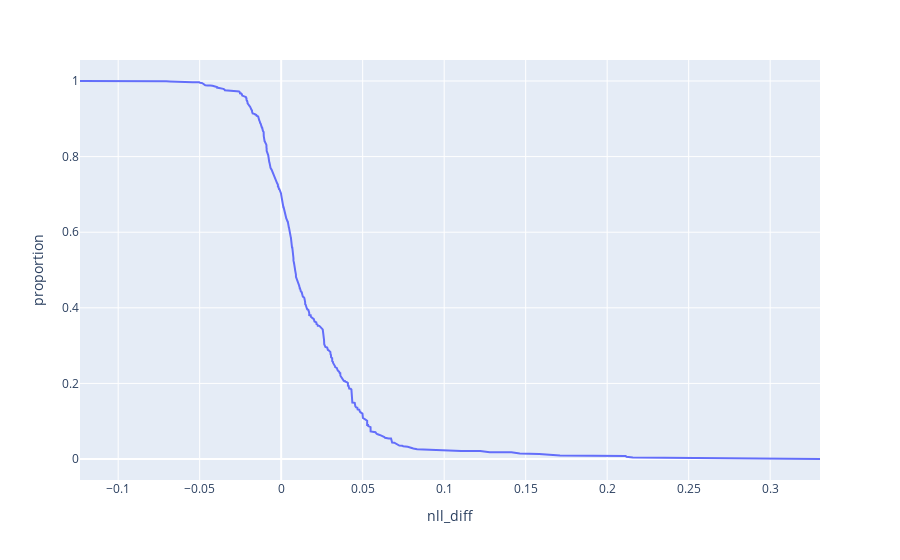

The cell this chart's notebook holds for it:
### Code cell
px.line(
    cdf, x='nll_diff', y='proportion'
)

### Figure 1 — Plotly figure (JSON) as saved in the notebook; plotly's stock layout.template omitted (floating-point values rounded to 4 significant figures; data arrays with more than 128 entries replaced by an {"elided": "..."} marker saying what was removed)
{"data": [{"hovertemplate": "nll_diff=%{x}<br>proportion=%{y}<extra></extra>", "legendgroup": "", "line": {"color": "#636efa", "dash": "solid"}, "marker": {"symbol": "circle"}, "mode": "lines", "name": "", "orientation": "v", "showlegend": false, "type": "scatter", "x": {"elided": "836 float values"}, "xaxis": "x", "y": {"elided": "836 float values"}, "yaxis": "y"}], "layout": {"legend": {"tracegroupgap": 0}, "margin": {"t": 60}, "xaxis": {"anchor": "y", "domain": [0, 1], "title": {"text": "nll_diff"}}, "yaxis": {"anchor": "x", "domain": [0, 1], "title": {"text": "proportion"}}}}
